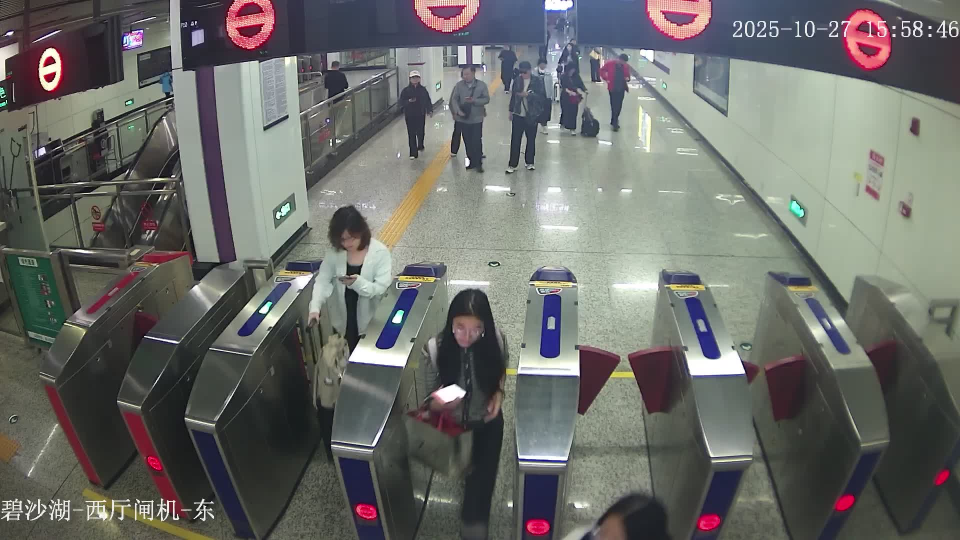
#> input picture 7000.jpg, 1920 x 1080 px (shown at 1/2 size)
$ python predict.py
#> lines starting #> are read from the running program, lines starting #| are printed output that depends on the picture
import os
import cv2
import numpy as np
import acl
import time

# 内存分配类型常量
try:
    MEM_MALLOC_NORMAL_ONLY = acl.rt.MEM_MALLOC_NORMAL_ONLY
except AttributeError:
    MEM_MALLOC_NORMAL_ONLY = 0

try:
    MEMCPY_HOST_TO_DEVICE = acl.rt.MEMCPY_HOST_TO_DEVICE
    MEMCPY_DEVICE_TO_HOST = acl.rt.MEMCPY_DEVICE_TO_HOST
except AttributeError:
    try:
        MEMCPY_HOST_TO_DEVICE = acl.memcpy_host_to_device
        MEMCPY_DEVICE_TO_HOST = acl.memcpy_device_to_host
    except AttributeError:
        MEMCPY_HOST_TO_DEVICE = 0
        MEMCPY_DEVICE_TO_HOST = 1

ACL_RESOURCE = {
    'context': None,
    'stream': None,
    'model_id': None,
    'model_desc': None,
    'device_id': 0,
    # ===== 优化1: 预分配缓冲区，避免每次推理重复申请/释放内存 =====
    'input_buffer': None,
    'output_buffer': None,
    'input_size': 0,
    'output_size': 0,
    'input_dataset': None,
    'output_dataset': None,
    'input_data': None,
    'output_data': None,
    'output_dims': None,
    # ===== 优化2: 预分配Host端输出缓冲区 =====
    'host_output_buffer': None,
}


def init_acl_resource(device_id=0):
    t0 = time.time()
    ret = acl.init()
    if ret != 0:
        raise Exception(f"ACL初始化失败, 错误码: {ret}")
    print(f"ACL初始化成功")
    ret = acl.rt.set_device(device_id)
    if ret != 0:
        raise Exception(f"设置设备失败, 错误码: {ret}")
    context, ret = acl.rt.create_context(device_id)
    if ret != 0:
        raise Exception(f"创建Context失败, 错误码: {ret}")
    stream, ret = acl.rt.create_stream()
    if ret != 0:
        raise Exception(f"创建Stream失败, 错误码: {ret}")
    ACL_RESOURCE['context'] = context
    ACL_RESOURCE['stream'] = stream
    ACL_RESOURCE['device_id'] = device_id
    t1 = time.time()
    print(f"ACL资源初始化完成 (Device: {device_id})，耗时: {(t1 - t0)*1000:.2f} ms")


def load_om_model(om_path):
    t0 = time.time()
    model_id, ret = acl.mdl.load_from_file(om_path)
    if ret != 0:
        raise Exception(f"加载模型失败, 错误码: {ret}")
    model_desc = acl.mdl.create_desc()
    ret = acl.mdl.get_desc(model_desc, model_id)
    if ret != 0:
        raise Exception(f"获取模型描述失败, 错误码: {ret}")
    ACL_RESOURCE['model_id'] = model_id
    ACL_RESOURCE['model_desc'] = model_desc

    # ===== 优化1: 模型加载时预分配输入/输出缓冲区 =====
    input_size = acl.mdl.get_input_size_by_index(model_desc, 0)
    output_size = acl.mdl.get_output_size_by_index(model_desc, 0)

    input_buffer, ret = acl.rt.malloc(input_size, MEM_MALLOC_NORMAL_ONLY)
    if ret != 0:
        raise Exception(f"预分配输入内存失败, 错误码: {ret}")
    output_buffer, ret = acl.rt.malloc(output_size, MEM_MALLOC_NORMAL_ONLY)
    if ret != 0:
        acl.rt.free(input_buffer)
        raise Exception(f"预分配输出内存失败, 错误码: {ret}")

    # 预创建dataset和data_buffer
    input_dataset = acl.mdl.create_dataset()
    input_data = acl.create_data_buffer(input_buffer, input_size)
    acl.mdl.add_dataset_buffer(input_dataset, input_data)

    output_dataset = acl.mdl.create_dataset()
    output_data = acl.create_data_buffer(output_buffer, output_size)
    acl.mdl.add_dataset_buffer(output_dataset, output_data)

    # 预获取输出维度
    output_dims = acl.mdl.get_output_dims(model_desc, 0)
    if isinstance(output_dims, dict):
        dims = output_dims['dims']
    elif isinstance(output_dims, tuple):
        if len(output_dims) == 2:
            dims_info, ret = output_dims
            if ret != 0:
                raise Exception(f"获取输出维度失败, 错误码: {ret}")
            dims = dims_info['dims'] if isinstance(dims_info, dict) else dims_info
        else:
            dims = output_dims
    else:
        dims = output_dims
    if hasattr(dims, '__iter__'):
        dims = list(dims)

    ACL_RESOURCE['input_buffer'] = input_buffer
    ACL_RESOURCE['output_buffer'] = output_buffer
    ACL_RESOURCE['input_size'] = input_size
    ACL_RESOURCE['output_size'] = output_size
    ACL_RESOURCE['input_dataset'] = input_dataset
    ACL_RESOURCE['output_dataset'] = output_dataset
    ACL_RESOURCE['input_data'] = input_data
    ACL_RESOURCE['output_data'] = output_data
    ACL_RESOURCE['output_dims'] = dims

    # ===== 优化2: 预分配Host端输出缓冲区 =====
    import ctypes
    host_buffer = (ctypes.c_byte * output_size)()
    ACL_RESOURCE['host_output_buffer'] = host_buffer

    input_num = acl.mdl.get_num_inputs(model_desc)
    output_num = acl.mdl.get_num_outputs(model_desc)
    t1 = time.time()
    print(f"OM模型加载成功, Model ID: {model_id}")
    print(f"模型输入数量: {input_num}, 输出数量: {output_num}")
    print(f"预分配缓冲区: 输入={input_size}B, 输出={output_size}B")
    print(f"加载OM模型耗时: {(t1-t0)*1000:.2f} ms")
    return model_id, model_desc


def load_image(image_path):
    t0 = time.time()
    img = cv2.imread(image_path)
    if img is None:
        raise FileNotFoundError(f"Image not found: {image_path}")
    t1 = time.time()
    print(f"图片读取耗时: {(t1-t0)*1000:.2f} ms")
    return img


# [25 lines left out: function nms_fast, not called in this run]


# ===== 优化3: 预编译letterbox的resize参数 =====
_LETTERBOX_CACHE = {}

def letterbox(img, new_shape=(640, 640), color=(114, 114, 114), auto=False, scaleFill=False, scaleup=True, stride=32):
    shape = img.shape[:2]
    if isinstance(new_shape, int):
        new_shape = (new_shape, new_shape)

    # 使用缓存避免重复计算（对于相同尺寸的图片）
    cache_key = (shape, new_shape, auto, scaleFill, scaleup, stride)
    if cache_key in _LETTERBOX_CACHE:
        cached = _LETTERBOX_CACHE[cache_key]
        ratio, new_unpad, dw, dh, top, bottom, left, right = cached
        if shape[::-1] != new_unpad:
            img = cv2.resize(img, new_unpad, interpolation=cv2.INTER_LINEAR)
        img = cv2.copyMakeBorder(img, top, bottom, left, right, cv2.BORDER_CONSTANT, value=color)
        return img, ratio, (dw, dh)

    r = min(new_shape[0] / shape[0], new_shape[1] / shape[1])
    if not scaleup:
        r = min(r, 1.0)
    ratio = r, r
    new_unpad = int(round(shape[1] * r)), int(round(shape[0] * r))
    dw, dh = new_shape[1] - new_unpad[0], new_shape[0] - new_unpad[1]
    if auto:
        dw, dh = np.mod(dw, stride), np.mod(dh, stride)
    elif scaleFill:
        dw, dh = 0.0, 0.0
        new_unpad = (new_shape[1], new_shape[0])
        ratio = new_shape[1] / shape[1], new_shape[0] / shape[0]
    dw /= 2
    dh /= 2
    top, bottom = int(round(dh - 0.1)), int(round(dh + 0.1))
    left, right = int(round(dw - 0.1)), int(round(dw + 0.1))

    # 缓存计算结果
    _LETTERBOX_CACHE[cache_key] = (ratio, new_unpad, dw, dh, top, bottom, left, right)

    if shape[::-1] != new_unpad:
        img = cv2.resize(img, new_unpad, interpolation=cv2.INTER_LINEAR)
    img = cv2.copyMakeBorder(img, top, bottom, left, right, cv2.BORDER_CONSTANT, value=color)
    return img, ratio, (dw, dh)


def om_infer(om_path, img_bgr, conf_thres=0.25, iou_thres=0.45, img_size=1024, debug=True, return_times=False):
    times = {}
    t_all0 = time.time()

    # -- 预处理 (优化4: 减少内存拷贝)
    t0 = time.time()
    orig_h, orig_w = img_bgr.shape[:2]
    img_in, ratio, (dw, dh) = letterbox(img_bgr, new_shape=(img_size, img_size))

    # 优化: 合并颜色转换和transpose，减少中间数组创建
    img_in = cv2.cvtColor(img_in, cv2.COLOR_BGR2RGB)
    img_in = np.ascontiguousarray(img_in.transpose(2, 0, 1), dtype=np.float32)
    img_in *= (1.0 / 255.0)  # 原地操作比 /= 255.0 更快
    img_in = img_in[np.newaxis, ...]  # 比 expand_dims 略快

    t1 = time.time()
    times['preprocess_ms'] = (t1 - t0) * 1000
    if debug:
        print(f"【阶段耗时】预处理: {times['preprocess_ms']:.2f} ms")

    # 使用预分配的缓冲区
    model_id = ACL_RESOURCE['model_id']
    input_buffer = ACL_RESOURCE['input_buffer']
    output_buffer = ACL_RESOURCE['output_buffer']
    input_size = ACL_RESOURCE['input_size']
    output_size = ACL_RESOURCE['output_size']
    input_dataset = ACL_RESOURCE['input_dataset']
    output_dataset = ACL_RESOURCE['output_dataset']
    dims = ACL_RESOURCE['output_dims']
    host_buffer = ACL_RESOURCE['host_output_buffer']

    # -- 内存拷贝 (优化5: 只做H2D拷贝，无需重新分配)
    t0 = time.time()
    input_bytes = img_in.tobytes()
    input_ptr = acl.util.bytes_to_ptr(input_bytes)
    ret = acl.rt.memcpy(input_buffer, input_size, input_ptr, len(input_bytes), MEMCPY_HOST_TO_DEVICE)
    if ret != 0:
        raise Exception(f"拷贝输入数据失败, 错误码: {ret}")
    t1 = time.time()
    times['memcopy_ms'] = (t1 - t0) * 1000
    if debug:
        print(f"【阶段耗时】输入内存复制: {times['memcopy_ms']:.2f} ms")

    # -- 推理
    t0 = time.time()
    ret = acl.mdl.execute(model_id, input_dataset, output_dataset)
    if ret != 0:
        raise Exception(f"模型推理失败, 错误码: {ret}")
    t1 = time.time()
    times['inference_ms'] = (t1 - t0) * 1000
    if debug:
        print(f"【阶段耗时】NPU推理: {times['inference_ms']:.2f} ms")

    # -- 输出拷贝 (优化6: 使用预分配的host buffer)
    t0 = time.time()
    import ctypes
    host_ptr = ctypes.cast(host_buffer, ctypes.c_void_p).value
    ret = acl.rt.memcpy(host_ptr, output_size, output_buffer, output_size, MEMCPY_DEVICE_TO_HOST)
    if ret != 0:
        raise Exception(f"拷贝输出数据到Host失败, 错误码: {ret}")
    output_np = np.frombuffer(host_buffer, dtype=np.float32).copy()
    preds = output_np.reshape(dims)
    t1 = time.time()
    times['output_ms'] = (t1 - t0) * 1000
    if debug:
        print(f"【阶段耗时】输出搬运和reshape: {times['output_ms']:.2f} ms")

    if debug:
        print(f"OM输出shape: {preds.shape}")
    if preds.shape[1] < preds.shape[2]:
        preds = np.transpose(preds, (0, 2, 1))
    preds = preds[0]
    num_outputs = preds.shape[1]
    is_single_class = (num_outputs == 5)
    num_classes = 1 if is_single_class else num_outputs - 4

    # -- 后处理 (优化7: 进一步向量化)
    t0 = time.time()
    cx, cy, w, h = preds[:, 0], preds[:, 1], preds[:, 2], preds[:, 3]

    if is_single_class:
        confs = preds[:, 4]
        cls_ids = np.zeros(len(confs), dtype=np.int32)
    else:
        class_scores = preds[:, 4:]
        cls_ids = np.argmax(class_scores, axis=1)
        confs = np.take_along_axis(class_scores, cls_ids[:, None], axis=1).ravel()

    # 置信度筛选
    mask = confs >= conf_thres

    if isinstance(ratio, tuple):
        ratio_w, ratio_h = ratio
    else:
        ratio_w = ratio_h = ratio

    boxes_out = []
    if np.any(mask):
        cx, cy, w, h = cx[mask], cy[mask], w[mask], h[mask]
        confs, cls_ids = confs[mask], cls_ids[mask]

        # 坐标解码
        half_w, half_h = w * 0.5, h * 0.5
        x1 = np.clip((cx - half_w - dw) / ratio_w, 0, orig_w)
        y1 = np.clip((cy - half_h - dh) / ratio_h, 0, orig_h)
        x2 = np.clip((cx + half_w - dw) / ratio_w, 0, orig_w)
        y2 = np.clip((cy + half_h - dh) / ratio_h, 0, orig_h)

        valid = (x2 > x1) & (y2 > y1)
        if np.any(valid):
            x1, y1, x2, y2 = x1[valid], y1[valid], x2[valid], y2[valid]
            confs, cls_ids = confs[valid], cls_ids[valid]

            boxes_for_nms = np.stack((x1, y1, x2, y2), axis=1)

            # 按类别NMS
            unique_classes = np.unique(cls_ids)
            for cls in unique_classes:
                cls_mask = (cls_ids == cls)
                this_boxes = boxes_for_nms[cls_mask]
                this_scores = confs[cls_mask]
                keep = nms_fast(this_boxes, this_scores, iou_thres)
                for i in keep:
                    boxes_out.append([
                        float(this_boxes[i, 0]), float(this_boxes[i, 1]),
                        float(this_boxes[i, 2]), float(this_boxes[i, 3]),
                        float(this_scores[i]), int(cls)
                    ])

    t1 = time.time()
    times['postprocess_ms'] = (t1 - t0) * 1000
    if debug:
        print(f"【阶段耗时】后处理(NMS等): {times['postprocess_ms']:.2f} ms")
        print(f"NMS后boxes数量: {len(boxes_out)}")

    t_all1 = time.time()
    times['total_ms'] = (t_all1 - t_all0) * 1000
    print(f"【推理流程总耗时】: {times['total_ms']:.2f} ms")
    for k, v in times.items():
        if k != 'total_ms':
            print(f"  > {k}: {v:.2f} ms")

    if return_times:
        return boxes_out, times
    return boxes_out


# [18 lines left out: function save_result, not called in this run]


def release_acl_resource():
    t0 = time.time()
    # 释放预分配的缓冲区
    if ACL_RESOURCE['input_buffer'] is not None:
        acl.rt.free(ACL_RESOURCE['input_buffer'])
    if ACL_RESOURCE['output_buffer'] is not None:
        acl.rt.free(ACL_RESOURCE['output_buffer'])
    if ACL_RESOURCE['input_data'] is not None:
        acl.destroy_data_buffer(ACL_RESOURCE['input_data'])
    if ACL_RESOURCE['output_data'] is not None:
        acl.destroy_data_buffer(ACL_RESOURCE['output_data'])
    if ACL_RESOURCE['input_dataset'] is not None:
        acl.mdl.destroy_dataset(ACL_RESOURCE['input_dataset'])
    if ACL_RESOURCE['output_dataset'] is not None:
        acl.mdl.destroy_dataset(ACL_RESOURCE['output_dataset'])
    if ACL_RESOURCE['model_id'] is not None:
        acl.mdl.unload(ACL_RESOURCE['model_id'])
    if ACL_RESOURCE['model_desc'] is not None:
        acl.mdl.destroy_desc(ACL_RESOURCE['model_desc'])
    if ACL_RESOURCE['stream'] is not None:
        acl.rt.destroy_stream(ACL_RESOURCE['stream'])
    if ACL_RESOURCE['context'] is not None:
        acl.rt.destroy_context(ACL_RESOURCE['context'])
    acl.rt.reset_device(ACL_RESOURCE['device_id'])
    acl.finalize()
    t1 = time.time()
    print(f"ACL资源已释放，资源释放耗时: {(t1-t0)*1000:.2f} ms")


if __name__ == "__main__":
    IMAGE_PATH = "7000.jpg"
    OUTPUT_IMAGE = "result_om1.jpg"
    DEVICE_ID = 0
    om_path = "weight/best.om"

    try:
        t0 = time.time()
        print("========== 初始化ACL资源 ==========")
        init_acl_resource(device_id=DEVICE_ID)
#> (the call stopped at in init_acl_resource, `ret = acl.init()`: acl is not available in this run)
        t1 = time.time()
        print(f"总耗时 - 初始化ACL资源: {(t1-t0)*1000:.2f} ms\n")

        t0 = time.time()
        print("========== 加载OM模型 ==========")
        load_om_model(om_path)
#> (the call stopped at in load_om_model, `model_id, ret = acl.mdl.load_from_file(om_path)`: acl is not available in this run)
        t1 = time.time()
        print(f"总耗时 - 加载OM模型: {(t1-t0)*1000:.2f} ms\n")

        t0 = time.time()
        img_bgr = load_image(IMAGE_PATH)
#> in load_image, img is the input picture: shape (1080, 1920, 3); mean B, G, R 104.4, 108.1, 106.8
        t1 = time.time()
        print(f"\n图片尺寸: {img_bgr.shape}")
#| 图片尺寸: (1080, 1920, 3)
        print(f"总耗时 - 读取图片: {(t1-t0)*1000:.2f} ms\n")

        t0 = time.time()
        print("========== OM推理 (昇腾310) ==========")
        boxes = om_infer(
            om_path,
            img_bgr,
            conf_thres=0.08,
            iou_thres=0.35,
            debug=True
        )
#> in letterbox, `img = cv2.resize(img, new_unpad, interpolation=cv2.INTER_LINEAR)`:
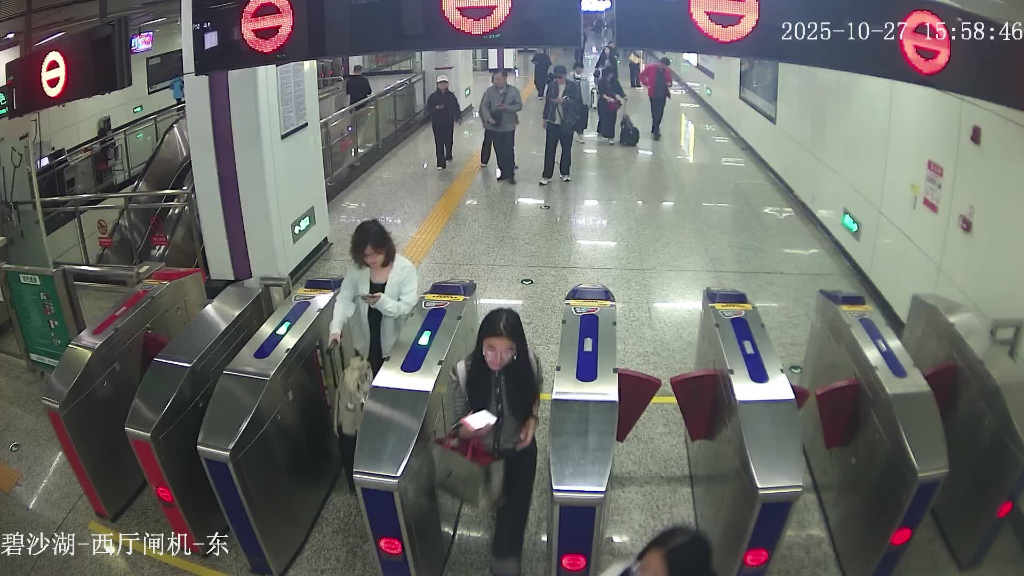
#> img: shape (576, 1024, 3); mean of channels 0, 1, 2 104.3, 108, 106.8; drawn as B, G, R
#> in letterbox, `img = cv2.copyMakeBorder(img, top, bottom, left, right, cv2.BORDER_CON..`:
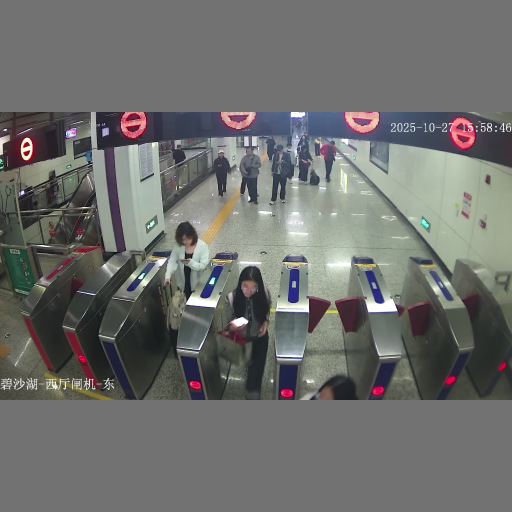
#> img: shape (1024, 1024, 3) (shown at 1/2 size); mean of channels 0, 1, 2 108.5, 110.6, 109.9; drawn as B, G, R
#> in om_infer, `img_in, ratio, (dw, dh) = letterbox(img_bgr, new_shape=(img_size, img_..`: ratio = (0.533, 0.533); dw = 0; dh = 224
        t1 = time.time()
        print(f"总耗时 - OM推理: {(t1-t0)*1000:.2f} ms\n")

        # ===== 多次推理测试（验证预分配缓冲区效果）=====
        print("\n========== 连续推理测试 ==========")
        for i in range(3):
            t0 = time.time()
            boxes = om_infer(om_path, img_bgr, conf_thres=0.08, iou_thres=0.35, debug=False)
            t1 = time.time()
            print(f"第{i+1}次推理耗时: {(t1-t0)*1000:.2f} ms, 检测框: {len(boxes)}")

        t0 = time.time()
        save_result(img_bgr, boxes, OUTPUT_IMAGE)
        t1 = time.time()
        print(f"总耗时 - 绘制保存: {(t1-t0)*1000:.2f} ms\n")

        print(f"\n结果已保存至: {OUTPUT_IMAGE}")
        print(f"检测框数量: OM={len(boxes)}")

    except Exception as e:
        print(f"\n错误: {e}")
        import traceback
        traceback.print_exc()
    finally:
        print("\n========== 释放资源 ==========")
        release_acl_resource()
#> (the run stopped early here; a loop or call above may not have finished)

$ run again, with 0001.jpg copied over 7000.jpg
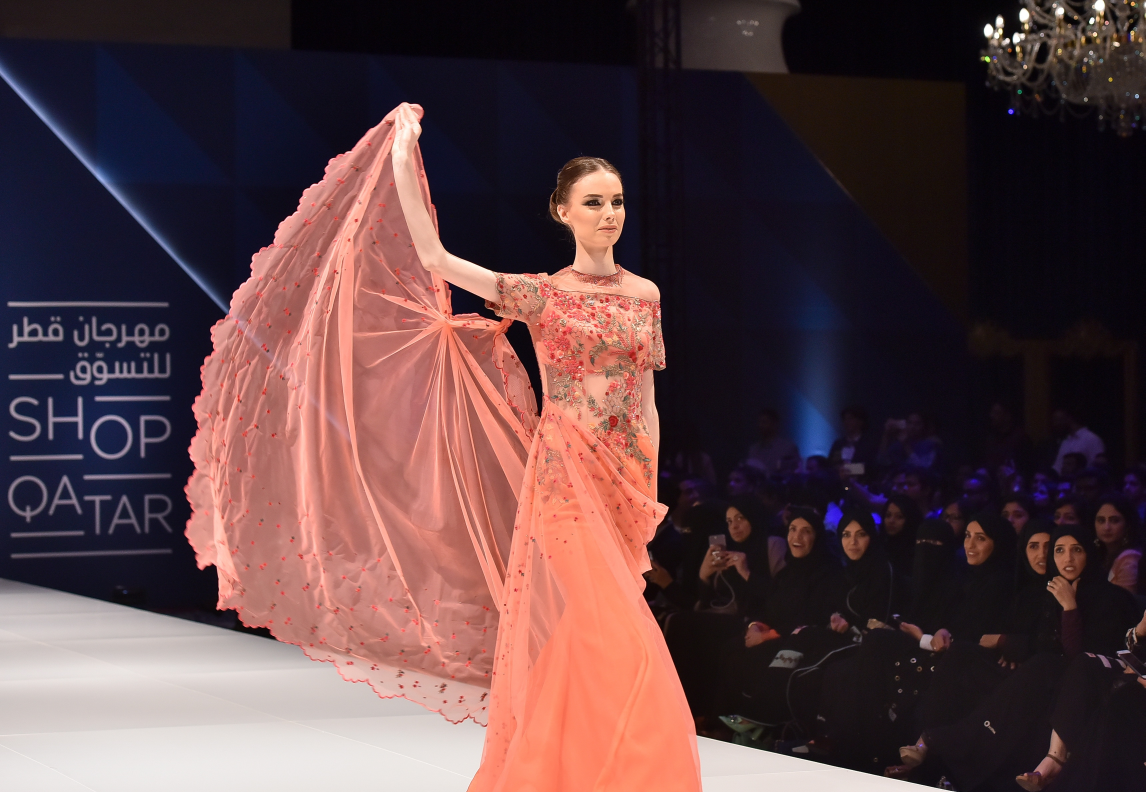
#> input picture 0001.jpg, 3436 x 2376 px (shown at 1/3 size)
#> in load_image, img is the input picture: shape (2376, 3436, 3); mean B, G, R 67.8, 65, 90.8
#| 图片尺寸: (2376, 3436, 3)
#> in letterbox, `img = cv2.resize(img, new_unpad, interpolation=cv2.INTER_LINEAR)`:
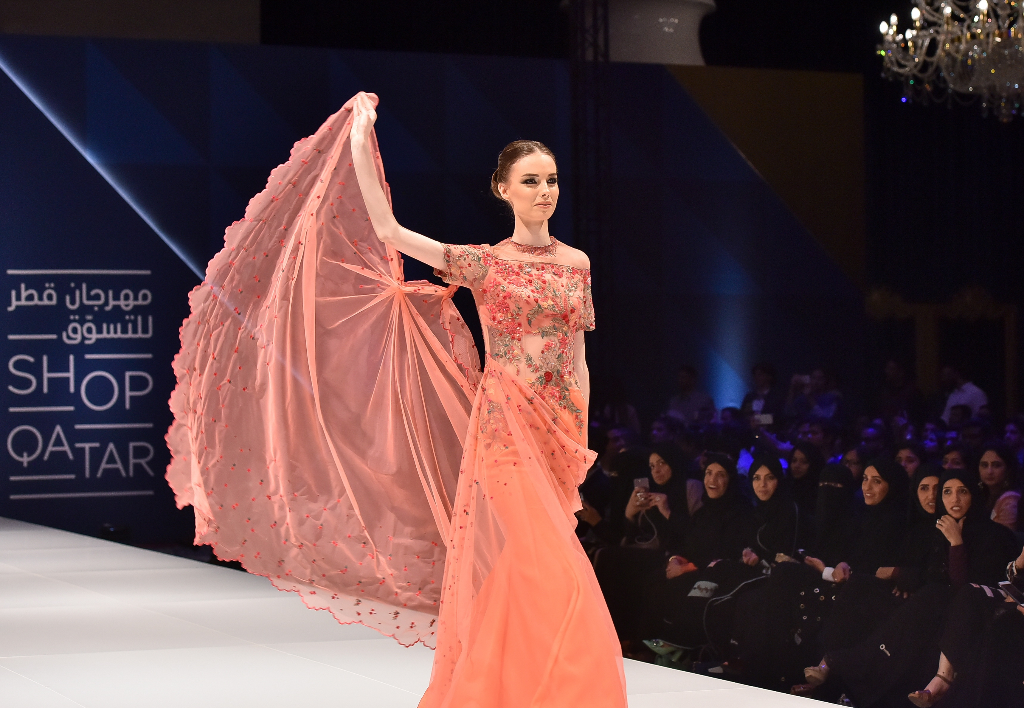
#> img: shape (708, 1024, 3); mean of channels 0, 1, 2 67.6, 64.9, 90.7; drawn as B, G, R
#> in letterbox, `img = cv2.copyMakeBorder(img, top, bottom, left, right, cv2.BORDER_CON..`:
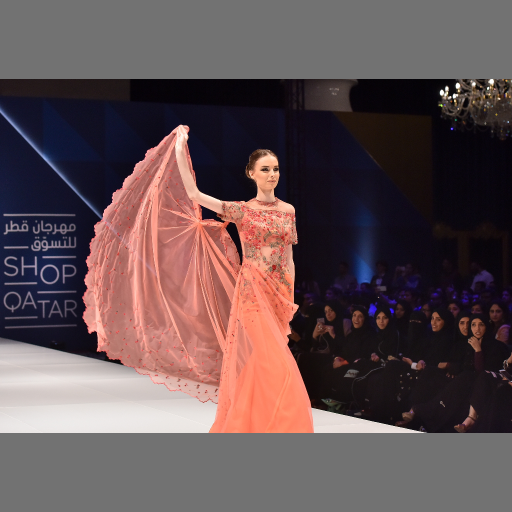
#> img: shape (1024, 1024, 3) (shown at 1/2 size); mean of channels 0, 1, 2 81.9, 80, 97.9; drawn as B, G, R
#> in om_infer, `img_in, ratio, (dw, dh) = letterbox(img_bgr, new_shape=(img_size, img_..`: ratio = (0.298, 0.298); dw = 0; dh = 158
